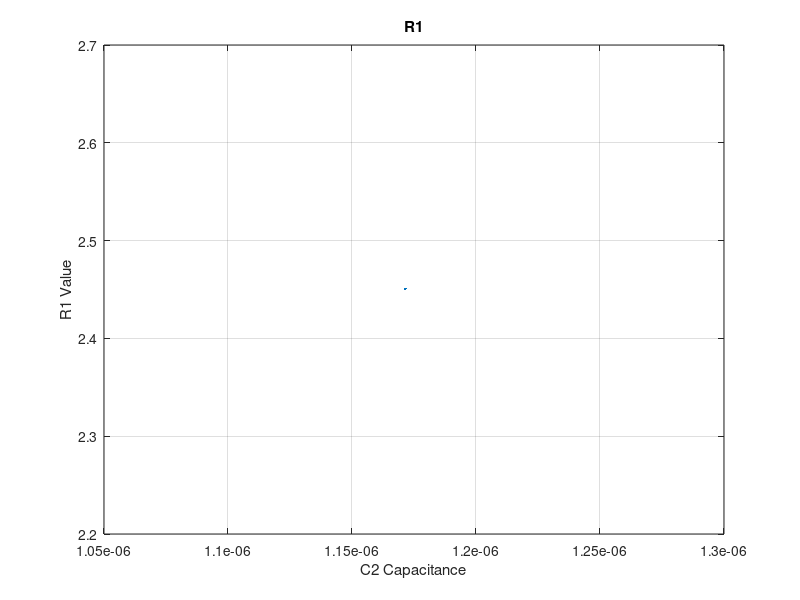

Reproduce this figure in MATLAB.
% Op Amp Filter Calculator  (Sallen-Key Butterworth 4th order)
% coffee can through-wall radar prototype
% from Op Amps for Everyone (?)
% June 2006
% Michael Hirsch
% (not verified for correctness, uploaded as was)

%Enter Standard Value Capacitor here
C1 = 1.0E-6;

%Enter Butterworth Coefficients here
a1=1.8478;
a2=0.7654;

b1=1.0000;
b2=1.0000;


%calculate R1
C2=C1*((4*b1)/a1^2);

R1=(a1*C2-(sqrt((a1*C2)^2-4*b1*C1*C2)))/(4*pi*6E+4*C1*C2);
%% plot
figure
plot(C2,R1)
%axis([1.0E-9 1.0E-6 100 10000])
xlabel('C2 Capacitance')
ylabel('R1 Value')
title('R1')
grid('on')

